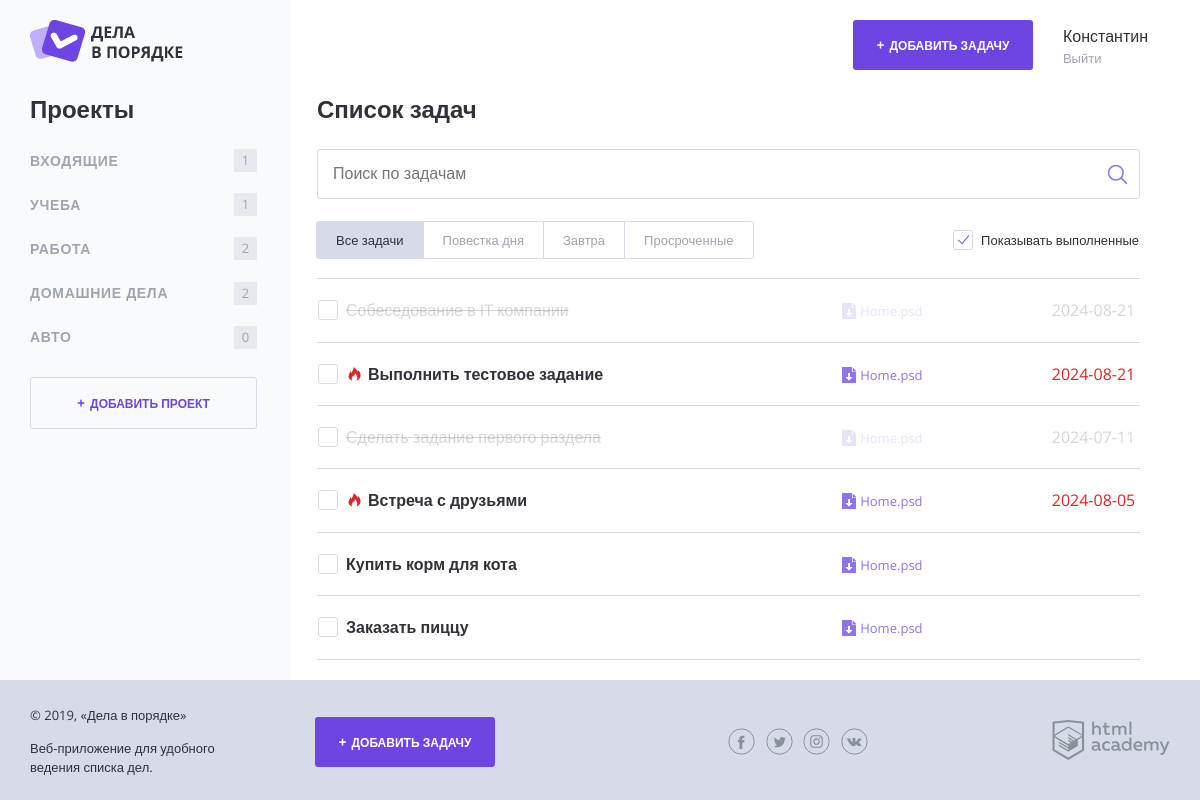
The page / on the database its author committed.
### tables this page shows
CREATE TABLE tasks (
    id INT AUTO_INCREMENT PRIMARY KEY,
    date_add TIMESTAMP DEFAULT CURRENT_TIMESTAMP,
    status TINYINT DEFAULT 0,
    name VARCHAR(255) NOT NULL,
    file VARCHAR(255),
    date_term DATE,
    user_id INT,
    project_id INT,
    FOREIGN KEY(user_id) REFERENCES users(id),
    FOREIGN KEY(project_id) REFERENCES projects(id)
);

### helpers.php (called while the page is built, shortened)
<?php
function include_template($name, array $data = []) {
    $name = 'templates/' . $name;
    extract($data);
    require $name;
    $result = ob_get_clean();
    return $result;
}
$show_complete_tasks = rand(0, 1);
function get_tasks_count(array $tasks, $project) {
    $count = 0;
    foreach($tasks as $task) {
        $task["category"] == $project ? ++$count : $count;
    };
    return $count;
};
function is_important_task($task_date) {
    $deadline_date = date_create($task_date);
    $now_date = date_create("now");
    $date_diff = date_diff($now_date, $deadline_date);
    $hours_to_deadline_count = date_interval_format($date_diff, "%r%a") * 24 + date_interval_format($date_diff, "%h");
    return $hours_to_deadline_count <= 24 ? true : false;
};

### templates/task.php (the view, shortened to what this page needs)
<tr class="tasks__item task <?php if ($task["status"]): ?>task--completed<?php endif; ?> <?php if (isset($task["task_date"]) && !$task["status"] && is_important_task($task["task_date"])): ?>task--important<?php endif; ?>">
    <td class="task__select">
        <label class="checkbox task__checkbox">
            <span class="checkbox__text"><?=htmlspecialchars($task["task"]);?></span>
        </label>
    </td>
    <td class="task__file">
        <a class="download-link" href="#">Home.psd</a>
    </td>
    <td class="task__date">
        <?php if (isset($task["task_date"])): ?>
            <?=htmlspecialchars($task["task_date"]);?>
        <?php endif; ?>
    </td>
</tr>

### templates/main.php (shortened to what this page needs)
<section class="content__side">
    <h2 class="content__side-heading">Проекты</h2>
    <nav class="main-navigation">
        <ul class="main-navigation__list">
            <?php foreach ($projects as $project): ?>
                <li class="main-navigation__list-item">
                    <a class="main-navigation__list-item-link" href="#"><?=htmlspecialchars($project);?></a>
                    <span class="main-navigation__list-item-count"><?=get_tasks_count($tasks, $project);?></span>
                </li>
            <?php endforeach; ?>
        </ul>
    </nav>
    <a class="button button--transparent button--plus content__side-button"
    href="pages/form-project.html" target="project_add">Добавить проект</a>
</section>
<main class="content__main">
    <h2 class="content__main-heading">Список задач</h2>
    <form class="search-form" action="index.php" method="post" autocomplete="off">
        <input class="search-form__input" type="text" name="" value="" placeholder="Поиск по задачам">
        <input class="search-form__submit" type="submit" name="" value="Искать">
    </form>
    <div class="tasks-controls">
        <nav class="tasks-switch">
            <a href="/" class="tasks-switch__item tasks-switch__item--active">Все задачи</a>
            <a href="/" class="tasks-switch__item">Повестка дня</a>
            <a href="/" class="tasks-switch__item">Завтра</a>
            <a href="/" class="tasks-switch__item">Просроченные</a>
        </nav>
        <label class="checkbox">
            <span class="checkbox__text">Показывать выполненные</span>
        </label>
    </div>
    <table class="tasks">
        <?php foreach ($tasks as $key => $task): ?>
            <?= include_template('/task.php', ['key' => $key, 'task' => $task]); ?>
        <?php endforeach; ?>
    </table>
</main>

### templates/layout.php (shortened to what this page needs)
<!DOCTYPE html>
<html lang="ru">
    <head>
        <link rel="stylesheet" href="css/normalize.css">
        <link rel="stylesheet" href="css/style.css">
        <link rel="stylesheet" href="css/flatpickr.min.css">
    </head>
    <body>
        <div class="page-wrapper">
            <div class="container container--with-sidebar">
                <header class="main-header">
                    <a href="/">
                        <img src="img/logo.png" width="153" height="42" alt="Логотип Дела в порядке">
                    </a>
                    <div class="main-header__side">
                        <a class="main-header__side-item button button--plus open-modal" href="pages/form-task.html">Добавить задачу</a>
                        <div class="main-header__side-item user-menu">
                            <div class="user-menu__data">
                                <p>Константин</p>
                                <a href="#">Выйти</a>
                            </div>
                        </div>
                    </div>
                </header>
                <div class="content"><?= $content; ?></div>
            </div>
        </div>
        <footer class="main-footer">
            <div class="container">
                <div class="main-footer__copyright">
                    <p>© 2019, «Дела в порядке»</p>
                    <p>Веб-приложение для удобного ведения списка дел.</p>
                </div>
                <a class="main-footer__button button button--plus" href="pages/form-task.html">Добавить задачу</a>
                <div class="main-footer__social social">
                    <a class="social__link social__link--facebook" href="#">
                    </a>
                    <a class="social__link social__link--twitter" href="#">
                    </a>
                    <a class="social__link social__link--instagram" href="#">
                    </a>
                    <a class="social__link social__link--vkontakte" href="#">
                    </a>
                </div>
                <div class="main-footer__developed-by">
                    <a href="https://htmlacademy.ru/intensive/php">
                        <img src="img/htmlacademy.svg" alt="HTML Academy" width="118" height="40">
                    </a>
                </div>
            </div>
        </footer>
    </body>
</html>

### index.php (shortened to what this page needs)
<?php
require_once('helpers.php');
$connection = mysqli_connect("127.0.0.1", "root", "", "doingsdone");
mysqli_set_charset($connection, "utf8");
$projects = [];
$tasks = [];
if ($connection == false) {
    print("Ошибка подключения: " . mysqli_connect_error());
}
else {
    $projects_sql = "SELECT name FROM projects WHERE user_id = 1";
    $projects_result = mysqli_query($connection, $projects_sql);
    if ($projects_result) {
        while ($project = mysqli_fetch_assoc($projects_result)) {
            $projects[] = $project['name'];
        }
    }
    $tasks_sql = "SELECT t.name AS task, t.date_term AS task_date, t.status, p.name AS category FROM tasks t JOIN projects p ON p.id = t.project_id  WHERE t.user_id = 1";
    $tasks_result = mysqli_query($connection, $tasks_sql);
    $tasks = mysqli_fetch_all($tasks_result, MYSQLI_ASSOC);
};
$page_content = include_template('main.php', ['projects' => $projects, 'tasks' => $tasks, 'show_complete_tasks' => $show_complete_tasks]);
$layout_content = include_template('layout.php', ['content' => $page_content, 'title' => 'Дела в порядке']);
print($layout_content);

### rows shown on the page
tasks: name "Собеседование в IT компании", date_term "2024-08-21"
tasks: name "Выполнить тестовое задание", date_term "2024-08-21"
tasks: name "Сделать задание первого раздела", date_term "2024-07-11"
tasks: name "Встреча с друзьями", date_term "2024-08-05"
tasks: name "Купить корм для кота"
tasks: name "Заказать пиццу"

### other values the page prints
$project "ВХОДЯЩИЕ"
get_tasks_count($tasks, $project) "1"
$project "УЧЕБА"
$project "РАБОТА"
get_tasks_count($tasks, $project) "2"
$project "ДОМАШНИЕ ДЕЛА"
$project "АВТО"
get_tasks_count($tasks, $project) "0"
